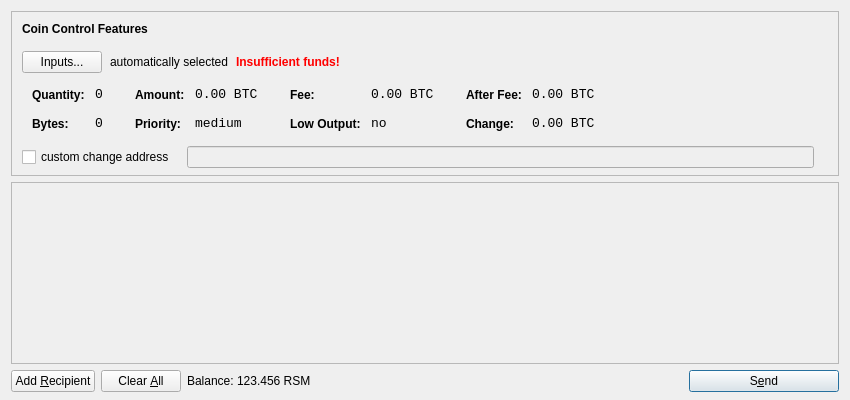
<?xml version="1.0" encoding="UTF-8"?>
<ui version="4.0">
 <class>SendCoinsDialog</class>
 <widget class="QDialog" name="SendCoinsDialog">
  <property name="geometry">
   <rect>
    <x>0</x>
    <y>0</y>
    <width>850</width>
    <height>400</height>
   </rect>
  </property>
  <property name="windowTitle">
   <string>Send Coins</string>
  </property>
  <layout class="QVBoxLayout" name="verticalLayout" stretch="0,1,0">
   <property name="bottomMargin">
    <number>8</number>
   </property>
   <item>
    <widget class="QFrame" name="frameCoinControl">
     <property name="sizePolicy">
      <sizepolicy hsizetype="Expanding" vsizetype="Expanding">
       <horstretch>0</horstretch>
       <verstretch>0</verstretch>
      </sizepolicy>
     </property>
     <property name="maximumSize">
      <size>
       <width>16777215</width>
       <height>16777215</height>
      </size>
     </property>
     <property name="frameShape">
      <enum>QFrame::StyledPanel</enum>
     </property>
     <property name="frameShadow">
      <enum>QFrame::Sunken</enum>
     </property>
     <layout class="QVBoxLayout" name="verticalLayoutCoinControl2">
      <property name="spacing">
       <number>-1</number>
      </property>
      <property name="leftMargin">
       <number>0</number>
      </property>
      <property name="topMargin">
       <number>0</number>
      </property>
      <property name="rightMargin">
       <number>0</number>
      </property>
      <property name="bottomMargin">
       <number>6</number>
      </property>
      <item>
       <layout class="QVBoxLayout" name="verticalLayoutCoinControl" stretch="0,0,0,0,1">
        <property name="spacing">
         <number>0</number>
        </property>
        <property name="leftMargin">
         <number>10</number>
        </property>
        <property name="topMargin">
         <number>10</number>
        </property>
        <item>
         <layout class="QHBoxLayout" name="horizontalLayoutCoinControl1">
          <property name="bottomMargin">
           <number>15</number>
          </property>
          <item>
           <widget class="QLabel" name="labelCoinControlFeatures">
            <property name="sizePolicy">
             <sizepolicy hsizetype="Preferred" vsizetype="Maximum">
              <horstretch>0</horstretch>
              <verstretch>0</verstretch>
             </sizepolicy>
            </property>
            <property name="font">
             <font>
              <weight>75</weight>
              <bold>true</bold>
             </font>
            </property>
            <property name="styleSheet">
             <string notr="true">font-weight:bold;</string>
            </property>
            <property name="text">
             <string>Coin Control Features</string>
            </property>
           </widget>
          </item>
         </layout>
        </item>
        <item>
         <layout class="QHBoxLayout" name="horizontalLayoutCoinControl2" stretch="0,0,0,0">
          <property name="spacing">
           <number>8</number>
          </property>
          <property name="bottomMargin">
           <number>10</number>
          </property>
          <item>
           <widget class="QPushButton" name="pushButtonCoinControl">
            <property name="styleSheet">
             <string notr="true"/>
            </property>
            <property name="text">
             <string>Inputs...</string>
            </property>
           </widget>
          </item>
          <item>
           <widget class="QLabel" name="labelCoinControlAutomaticallySelected">
            <property name="text">
             <string>automatically selected</string>
            </property>
            <property name="margin">
             <number>5</number>
            </property>
           </widget>
          </item>
          <item>
           <widget class="QLabel" name="labelCoinControlInsuffFunds">
            <property name="font">
             <font>
              <weight>75</weight>
              <bold>true</bold>
             </font>
            </property>
            <property name="styleSheet">
             <string notr="true">color:red;font-weight:bold;</string>
            </property>
            <property name="text">
             <string>Insufficient funds!</string>
            </property>
            <property name="margin">
             <number>5</number>
            </property>
           </widget>
          </item>
          <item>
           <spacer name="horizontalSpacerCoinControl">
            <property name="orientation">
             <enum>Qt::Horizontal</enum>
            </property>
            <property name="sizeHint" stdset="0">
             <size>
              <width>40</width>
              <height>1</height>
             </size>
            </property>
           </spacer>
          </item>
         </layout>
        </item>
        <item>
         <widget class="QWidget" name="widgetCoinControl" native="true">
          <property name="sizePolicy">
           <sizepolicy hsizetype="Preferred" vsizetype="Preferred">
            <horstretch>0</horstretch>
            <verstretch>0</verstretch>
           </sizepolicy>
          </property>
          <property name="minimumSize">
           <size>
            <width>0</width>
            <height>0</height>
           </size>
          </property>
          <property name="styleSheet">
           <string notr="true"/>
          </property>
          <layout class="QHBoxLayout" name="horizontalLayoutCoinControl5">
           <property name="margin">
            <number>0</number>
           </property>
           <item>
            <layout class="QHBoxLayout" name="horizontalLayoutCoinControl3" stretch="0,0,0,1">
             <property name="spacing">
              <number>20</number>
             </property>
             <property name="topMargin">
              <number>0</number>
             </property>
             <property name="bottomMargin">
              <number>10</number>
             </property>
             <item>
              <layout class="QFormLayout" name="formLayoutCoinControl1">
               <property name="horizontalSpacing">
                <number>10</number>
               </property>
               <property name="verticalSpacing">
                <number>14</number>
               </property>
               <property name="leftMargin">
                <number>10</number>
               </property>
               <property name="topMargin">
                <number>4</number>
               </property>
               <property name="rightMargin">
                <number>6</number>
               </property>
               <item row="0" column="0">
                <widget class="QLabel" name="labelCoinControlQuantityText">
                 <property name="styleSheet">
                  <string notr="true">font-weight:bold;</string>
                 </property>
                 <property name="text">
                  <string>Quantity:</string>
                 </property>
                 <property name="margin">
                  <number>0</number>
                 </property>
                </widget>
               </item>
               <item row="0" column="1">
                <widget class="QLabel" name="labelCoinControlQuantity">
                 <property name="font">
                  <font>
                   <family>Monospace</family>
                   <pointsize>10</pointsize>
                  </font>
                 </property>
                 <property name="cursor">
                  <cursorShape>IBeamCursor</cursorShape>
                 </property>
                 <property name="contextMenuPolicy">
                  <enum>Qt::ActionsContextMenu</enum>
                 </property>
                 <property name="text">
                  <string notr="true">0</string>
                 </property>
                 <property name="margin">
                  <number>0</number>
                 </property>
                 <property name="textInteractionFlags">
                  <set>Qt::LinksAccessibleByMouse|Qt::TextSelectableByKeyboard|Qt::TextSelectableByMouse</set>
                 </property>
                </widget>
               </item>
               <item row="1" column="0">
                <widget class="QLabel" name="labelCoinControlBytesText">
                 <property name="styleSheet">
                  <string notr="true">font-weight:bold;</string>
                 </property>
                 <property name="text">
                  <string>Bytes:</string>
                 </property>
                </widget>
               </item>
               <item row="1" column="1">
                <widget class="QLabel" name="labelCoinControlBytes">
                 <property name="font">
                  <font>
                   <family>Monospace</family>
                   <pointsize>10</pointsize>
                  </font>
                 </property>
                 <property name="cursor">
                  <cursorShape>IBeamCursor</cursorShape>
                 </property>
                 <property name="contextMenuPolicy">
                  <enum>Qt::ActionsContextMenu</enum>
                 </property>
                 <property name="text">
                  <string notr="true">0</string>
                 </property>
                 <property name="textInteractionFlags">
                  <set>Qt::LinksAccessibleByMouse|Qt::TextSelectableByKeyboard|Qt::TextSelectableByMouse</set>
                 </property>
                </widget>
               </item>
              </layout>
             </item>
             <item>
              <layout class="QFormLayout" name="formLayoutCoinControl2">
               <property name="horizontalSpacing">
                <number>10</number>
               </property>
               <property name="verticalSpacing">
                <number>14</number>
               </property>
               <property name="leftMargin">
                <number>6</number>
               </property>
               <property name="topMargin">
                <number>4</number>
               </property>
               <property name="rightMargin">
                <number>6</number>
               </property>
               <item row="0" column="0">
                <widget class="QLabel" name="labelCoinControlAmountText">
                 <property name="styleSheet">
                  <string notr="true">font-weight:bold;</string>
                 </property>
                 <property name="text">
                  <string>Amount:</string>
                 </property>
                 <property name="margin">
                  <number>0</number>
                 </property>
                </widget>
               </item>
               <item row="0" column="1">
                <widget class="QLabel" name="labelCoinControlAmount">
                 <property name="font">
                  <font>
                   <family>Monospace</family>
                   <pointsize>10</pointsize>
                  </font>
                 </property>
                 <property name="cursor">
                  <cursorShape>IBeamCursor</cursorShape>
                 </property>
                 <property name="contextMenuPolicy">
                  <enum>Qt::ActionsContextMenu</enum>
                 </property>
                 <property name="text">
                  <string notr="true">0.00 BTC</string>
                 </property>
                 <property name="textInteractionFlags">
                  <set>Qt::LinksAccessibleByMouse|Qt::TextSelectableByKeyboard|Qt::TextSelectableByMouse</set>
                 </property>
                </widget>
               </item>
               <item row="1" column="0">
                <widget class="QLabel" name="labelCoinControlPriorityText">
                 <property name="styleSheet">
                  <string notr="true">font-weight:bold;</string>
                 </property>
                 <property name="text">
                  <string>Priority:</string>
                 </property>
                </widget>
               </item>
               <item row="1" column="1">
                <widget class="QLabel" name="labelCoinControlPriority">
                 <property name="font">
                  <font>
                   <family>Monospace</family>
                   <pointsize>10</pointsize>
                  </font>
                 </property>
                 <property name="cursor">
                  <cursorShape>IBeamCursor</cursorShape>
                 </property>
                 <property name="contextMenuPolicy">
                  <enum>Qt::ActionsContextMenu</enum>
                 </property>
                 <property name="text">
                  <string>medium</string>
                 </property>
                 <property name="textInteractionFlags">
                  <set>Qt::LinksAccessibleByMouse|Qt::TextSelectableByKeyboard|Qt::TextSelectableByMouse</set>
                 </property>
                </widget>
               </item>
              </layout>
             </item>
             <item>
              <layout class="QFormLayout" name="formLayoutCoinControl3">
               <property name="horizontalSpacing">
                <number>10</number>
               </property>
               <property name="verticalSpacing">
                <number>14</number>
               </property>
               <property name="leftMargin">
                <number>6</number>
               </property>
               <property name="topMargin">
                <number>4</number>
               </property>
               <property name="rightMargin">
                <number>6</number>
               </property>
               <item row="0" column="0">
                <widget class="QLabel" name="labelCoinControlFeeText">
                 <property name="styleSheet">
                  <string notr="true">font-weight:bold;</string>
                 </property>
                 <property name="text">
                  <string>Fee:</string>
                 </property>
                 <property name="margin">
                  <number>0</number>
                 </property>
                </widget>
               </item>
               <item row="0" column="1">
                <widget class="QLabel" name="labelCoinControlFee">
                 <property name="font">
                  <font>
                   <family>Monospace</family>
                   <pointsize>10</pointsize>
                  </font>
                 </property>
                 <property name="cursor">
                  <cursorShape>IBeamCursor</cursorShape>
                 </property>
                 <property name="contextMenuPolicy">
                  <enum>Qt::ActionsContextMenu</enum>
                 </property>
                 <property name="text">
                  <string notr="true">0.00 BTC</string>
                 </property>
                 <property name="textInteractionFlags">
                  <set>Qt::LinksAccessibleByMouse|Qt::TextSelectableByKeyboard|Qt::TextSelectableByMouse</set>
                 </property>
                </widget>
               </item>
               <item row="1" column="0">
                <widget class="QLabel" name="labelCoinControlLowOutputText">
                 <property name="styleSheet">
                  <string notr="true">font-weight:bold;</string>
                 </property>
                 <property name="text">
                  <string>Low Output:</string>
                 </property>
                </widget>
               </item>
               <item row="1" column="1">
                <widget class="QLabel" name="labelCoinControlLowOutput">
                 <property name="font">
                  <font>
                   <family>Monospace</family>
                   <pointsize>10</pointsize>
                  </font>
                 </property>
                 <property name="cursor">
                  <cursorShape>IBeamCursor</cursorShape>
                 </property>
                 <property name="contextMenuPolicy">
                  <enum>Qt::ActionsContextMenu</enum>
                 </property>
                 <property name="text">
                  <string>no</string>
                 </property>
                 <property name="textInteractionFlags">
                  <set>Qt::LinksAccessibleByMouse|Qt::TextSelectableByKeyboard|Qt::TextSelectableByMouse</set>
                 </property>
                </widget>
               </item>
              </layout>
             </item>
             <item>
              <layout class="QFormLayout" name="formLayoutCoinControl4">
               <property name="horizontalSpacing">
                <number>10</number>
               </property>
               <property name="verticalSpacing">
                <number>14</number>
               </property>
               <property name="leftMargin">
                <number>6</number>
               </property>
               <property name="topMargin">
                <number>4</number>
               </property>
               <property name="rightMargin">
                <number>6</number>
               </property>
               <item row="0" column="0">
                <widget class="QLabel" name="labelCoinControlAfterFeeText">
                 <property name="styleSheet">
                  <string notr="true">font-weight:bold;</string>
                 </property>
                 <property name="text">
                  <string>After Fee:</string>
                 </property>
                 <property name="margin">
                  <number>0</number>
                 </property>
                </widget>
               </item>
               <item row="0" column="1">
                <widget class="QLabel" name="labelCoinControlAfterFee">
                 <property name="font">
                  <font>
                   <family>Monospace</family>
                   <pointsize>10</pointsize>
                  </font>
                 </property>
                 <property name="cursor">
                  <cursorShape>IBeamCursor</cursorShape>
                 </property>
                 <property name="contextMenuPolicy">
                  <enum>Qt::ActionsContextMenu</enum>
                 </property>
                 <property name="text">
                  <string notr="true">0.00 BTC</string>
                 </property>
                 <property name="textInteractionFlags">
                  <set>Qt::LinksAccessibleByMouse|Qt::TextSelectableByKeyboard|Qt::TextSelectableByMouse</set>
                 </property>
                </widget>
               </item>
               <item row="1" column="0">
                <widget class="QLabel" name="labelCoinControlChangeText">
                 <property name="styleSheet">
                  <string notr="true">font-weight:bold;</string>
                 </property>
                 <property name="text">
                  <string>Change:</string>
                 </property>
                </widget>
               </item>
               <item row="1" column="1">
                <widget class="QLabel" name="labelCoinControlChange">
                 <property name="font">
                  <font>
                   <family>Monospace</family>
                   <pointsize>10</pointsize>
                  </font>
                 </property>
                 <property name="cursor">
                  <cursorShape>IBeamCursor</cursorShape>
                 </property>
                 <property name="contextMenuPolicy">
                  <enum>Qt::ActionsContextMenu</enum>
                 </property>
                 <property name="text">
                  <string notr="true">0.00 BTC</string>
                 </property>
                 <property name="textInteractionFlags">
                  <set>Qt::LinksAccessibleByMouse|Qt::TextSelectableByKeyboard|Qt::TextSelectableByMouse</set>
                 </property>
                </widget>
               </item>
              </layout>
             </item>
            </layout>
           </item>
          </layout>
         </widget>
        </item>
        <item>
         <layout class="QHBoxLayout" name="horizontalLayoutCoinControl4" stretch="0,0,0">
          <property name="spacing">
           <number>12</number>
          </property>
          <property name="sizeConstraint">
           <enum>QLayout::SetDefaultConstraint</enum>
          </property>
          <property name="topMargin">
           <number>5</number>
          </property>
          <property name="rightMargin">
           <number>5</number>
          </property>
          <item>
           <widget class="QCheckBox" name="checkBoxCoinControlChange">
            <property name="text">
             <string>custom change address</string>
            </property>
           </widget>
          </item>
          <item>
           <widget class="QLineEdit" name="lineEditCoinControlChange">
            <property name="enabled">
             <bool>false</bool>
            </property>
            <property name="sizePolicy">
             <sizepolicy hsizetype="Expanding" vsizetype="Fixed">
              <horstretch>0</horstretch>
              <verstretch>0</verstretch>
             </sizepolicy>
            </property>
           </widget>
          </item>
          <item>
           <widget class="QLabel" name="labelCoinControlChangeLabel">
            <property name="sizePolicy">
             <sizepolicy hsizetype="Preferred" vsizetype="Expanding">
              <horstretch>0</horstretch>
              <verstretch>0</verstretch>
             </sizepolicy>
            </property>
            <property name="minimumSize">
             <size>
              <width>0</width>
              <height>0</height>
             </size>
            </property>
            <property name="text">
             <string/>
            </property>
            <property name="margin">
             <number>3</number>
            </property>
           </widget>
          </item>
         </layout>
        </item>
        <item>
         <spacer name="verticalSpacerCoinControl">
          <property name="orientation">
           <enum>Qt::Vertical</enum>
          </property>
          <property name="sizeHint" stdset="0">
           <size>
            <width>800</width>
            <height>1</height>
           </size>
          </property>
         </spacer>
        </item>
       </layout>
      </item>
     </layout>
    </widget>
   </item>
   <item>
    <widget class="QScrollArea" name="scrollArea">
     <property name="widgetResizable">
      <bool>true</bool>
     </property>
     <widget class="QWidget" name="scrollAreaWidgetContents">
      <property name="geometry">
       <rect>
        <x>0</x>
        <y>0</y>
        <width>830</width>
        <height>165</height>
       </rect>
      </property>
      <layout class="QVBoxLayout" name="verticalLayout_2">
       <property name="margin">
        <number>0</number>
       </property>
       <item>
        <layout class="QVBoxLayout" name="entries">
         <property name="spacing">
          <number>6</number>
         </property>
        </layout>
       </item>
       <item>
        <spacer name="verticalSpacer">
         <property name="orientation">
          <enum>Qt::Vertical</enum>
         </property>
         <property name="sizeHint" stdset="0">
          <size>
           <width>20</width>
           <height>40</height>
          </size>
         </property>
        </spacer>
       </item>
      </layout>
     </widget>
    </widget>
   </item>
   <item>
    <layout class="QHBoxLayout" name="horizontalLayout">
     <item>
      <widget class="QPushButton" name="addButton">
       <property name="toolTip">
        <string>Send to multiple recipients at once</string>
       </property>
       <property name="text">
        <string>Add &amp;Recipient</string>
       </property>
       <property name="icon">
        <iconset resource="../bitcoin.qrc">
         <normaloff>:/icons/add</normaloff>:/icons/add</iconset>
       </property>
       <property name="autoDefault">
        <bool>false</bool>
       </property>
      </widget>
     </item>
     <item>
      <widget class="QPushButton" name="clearButton">
       <property name="sizePolicy">
        <sizepolicy hsizetype="Minimum" vsizetype="Fixed">
         <horstretch>0</horstretch>
         <verstretch>0</verstretch>
        </sizepolicy>
       </property>
       <property name="toolTip">
        <string>Remove all transaction fields</string>
       </property>
       <property name="text">
        <string>Clear &amp;All</string>
       </property>
       <property name="icon">
        <iconset resource="../bitcoin.qrc">
         <normaloff>:/icons/remove</normaloff>:/icons/remove</iconset>
       </property>
       <property name="autoRepeatDelay">
        <number>300</number>
       </property>
       <property name="autoDefault">
        <bool>false</bool>
       </property>
      </widget>
     </item>
     <item>
      <layout class="QHBoxLayout" name="horizontalLayout_2">
       <property name="spacing">
        <number>3</number>
       </property>
       <item>
        <widget class="QLabel" name="label">
         <property name="text">
          <string>Balance:</string>
         </property>
        </widget>
       </item>
       <item>
        <widget class="QLabel" name="labelBalance">
         <property name="cursor">
          <cursorShape>IBeamCursor</cursorShape>
         </property>
         <property name="text">
          <string>123.456 RSM</string>
         </property>
         <property name="textInteractionFlags">
          <set>Qt::LinksAccessibleByMouse|Qt::TextSelectableByKeyboard|Qt::TextSelectableByMouse</set>
         </property>
        </widget>
       </item>
      </layout>
     </item>
     <item>
      <spacer name="horizontalSpacer">
       <property name="orientation">
        <enum>Qt::Horizontal</enum>
       </property>
       <property name="sizeHint" stdset="0">
        <size>
         <width>40</width>
         <height>20</height>
        </size>
       </property>
      </spacer>
     </item>
     <item>
      <widget class="QPushButton" name="sendButton">
       <property name="minimumSize">
        <size>
         <width>150</width>
         <height>0</height>
        </size>
       </property>
       <property name="toolTip">
        <string>Confirm the send action</string>
       </property>
       <property name="text">
        <string>S&amp;end</string>
       </property>
       <property name="icon">
        <iconset resource="../bitcoin.qrc">
         <normaloff>:/icons/send</normaloff>:/icons/send</iconset>
       </property>
       <property name="default">
        <bool>true</bool>
       </property>
      </widget>
     </item>
    </layout>
   </item>
  </layout>
 </widget>
 <resources>
  <include location="../bitcoin.qrc"/>
 </resources>
 <connections/>
</ui>
